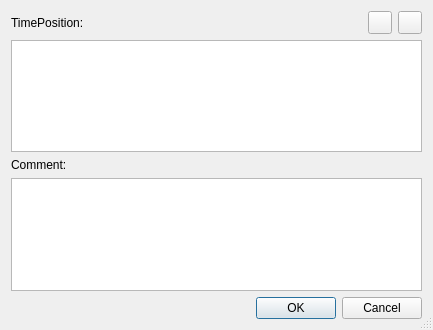
<?xml version="1.0" encoding="UTF-8"?>
<ui version="4.0">
 <class>EditSysexDialogBase</class>
 <widget class="QDialog" name="EditSysexDialogBase">
  <property name="geometry">
   <rect>
    <x>0</x>
    <y>0</y>
    <width>433</width>
    <height>330</height>
   </rect>
  </property>
  <property name="windowTitle">
   <string>OOMidi: Enter SysEx</string>
  </property>
  <property name="sizeGripEnabled">
   <bool>true</bool>
  </property>
  <layout class="QVBoxLayout">
   <property name="spacing">
    <number>6</number>
   </property>
   <property name="margin">
    <number>11</number>
   </property>
   <item>
    <layout class="QHBoxLayout">
     <property name="spacing">
      <number>6</number>
     </property>
     <property name="margin">
      <number>0</number>
     </property>
     <item>
      <widget class="QLabel" name="TextLabel1">
       <property name="text">
        <string>TimePosition:</string>
       </property>
       <property name="wordWrap">
        <bool>false</bool>
       </property>
      </widget>
     </item>
     <item>
      <widget class="Awl::PosEdit" name="epos"/>
     </item>
     <item>
      <spacer name="Spacer2">
       <property name="orientation">
        <enum>Qt::Horizontal</enum>
       </property>
       <property name="sizeType">
        <enum>QSizePolicy::Expanding</enum>
       </property>
       <property name="sizeHint" stdset="0">
        <size>
         <width>20</width>
         <height>20</height>
        </size>
       </property>
      </spacer>
     </item>
     <item>
      <widget class="QToolButton" name="saveButton">
       <property name="text">
        <string/>
       </property>
      </widget>
     </item>
     <item>
      <widget class="QToolButton" name="loadButton">
       <property name="text">
        <string/>
       </property>
      </widget>
     </item>
    </layout>
   </item>
   <item>
    <widget class="QTextEdit" name="edit"/>
   </item>
   <item>
    <widget class="QLabel" name="TextLabel2">
     <property name="text">
      <string>Comment:</string>
     </property>
     <property name="wordWrap">
      <bool>false</bool>
     </property>
    </widget>
   </item>
   <item>
    <widget class="QTextEdit" name="comment"/>
   </item>
   <item>
    <layout class="QHBoxLayout">
     <property name="spacing">
      <number>6</number>
     </property>
     <property name="margin">
      <number>0</number>
     </property>
     <item>
      <spacer name="Horizontal Spacing2">
       <property name="orientation">
        <enum>Qt::Horizontal</enum>
       </property>
       <property name="sizeType">
        <enum>QSizePolicy::Expanding</enum>
       </property>
       <property name="sizeHint" stdset="0">
        <size>
         <width>20</width>
         <height>20</height>
        </size>
       </property>
      </spacer>
     </item>
     <item>
      <widget class="QPushButton" name="buttonOk">
       <property name="text">
        <string>OK</string>
       </property>
       <property name="shortcut">
        <number>0</number>
       </property>
       <property name="autoDefault">
        <bool>true</bool>
       </property>
       <property name="default">
        <bool>true</bool>
       </property>
      </widget>
     </item>
     <item>
      <widget class="QPushButton" name="buttonCancel">
       <property name="text">
        <string>Cancel</string>
       </property>
       <property name="shortcut">
        <number>0</number>
       </property>
       <property name="autoDefault">
        <bool>true</bool>
       </property>
      </widget>
     </item>
    </layout>
   </item>
  </layout>
 </widget>
 <layoutdefault spacing="6" margin="11"/>
 <customwidgets>
  <customwidget>
   <class>Awl::PosEdit</class>
   <extends>QWidget</extends>
   <header>awl/posedit.h</header>
   <container>0</container>
  </customwidget>
 </customwidgets>
 <resources/>
 <connections>
  <connection>
   <sender>buttonOk</sender>
   <signal>clicked()</signal>
   <receiver>EditSysexDialogBase</receiver>
   <slot>accept()</slot>
   <hints>
    <hint type="sourcelabel">
     <x>20</x>
     <y>20</y>
    </hint>
    <hint type="destinationlabel">
     <x>20</x>
     <y>20</y>
    </hint>
   </hints>
  </connection>
  <connection>
   <sender>buttonCancel</sender>
   <signal>clicked()</signal>
   <receiver>EditSysexDialogBase</receiver>
   <slot>reject()</slot>
   <hints>
    <hint type="sourcelabel">
     <x>20</x>
     <y>20</y>
    </hint>
    <hint type="destinationlabel">
     <x>20</x>
     <y>20</y>
    </hint>
   </hints>
  </connection>
 </connections>
</ui>
